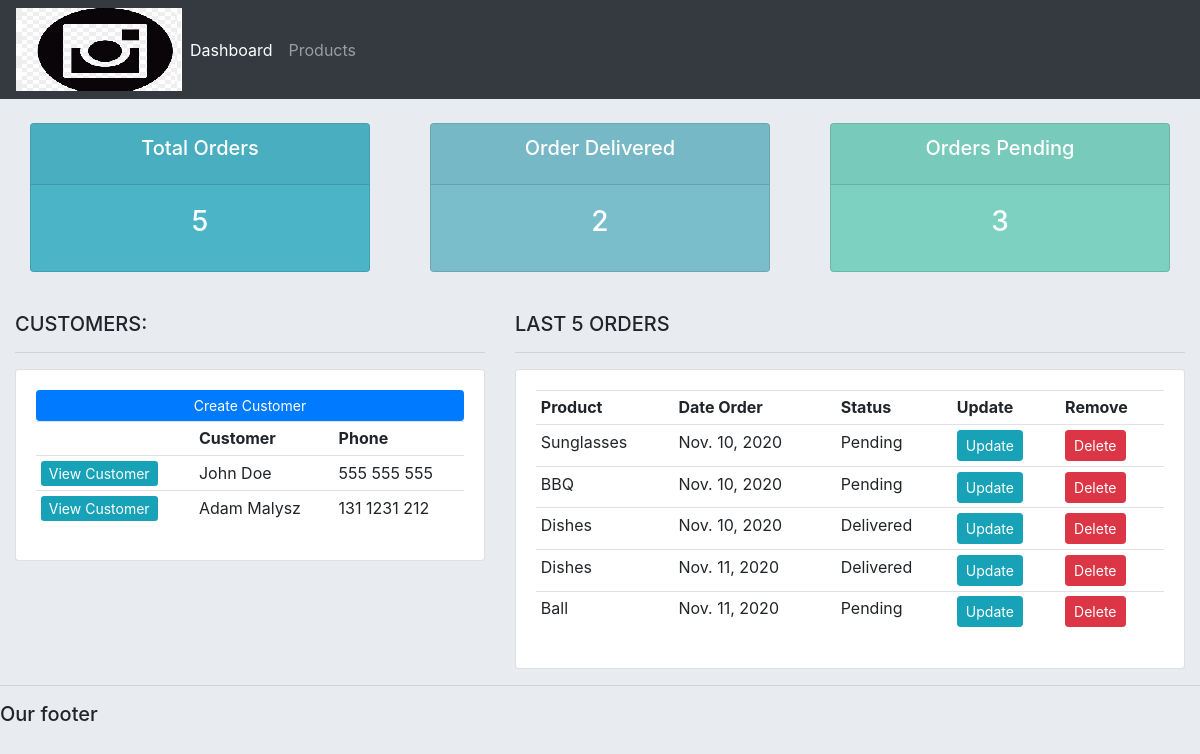
/, run on an earlier commit of the app's database.
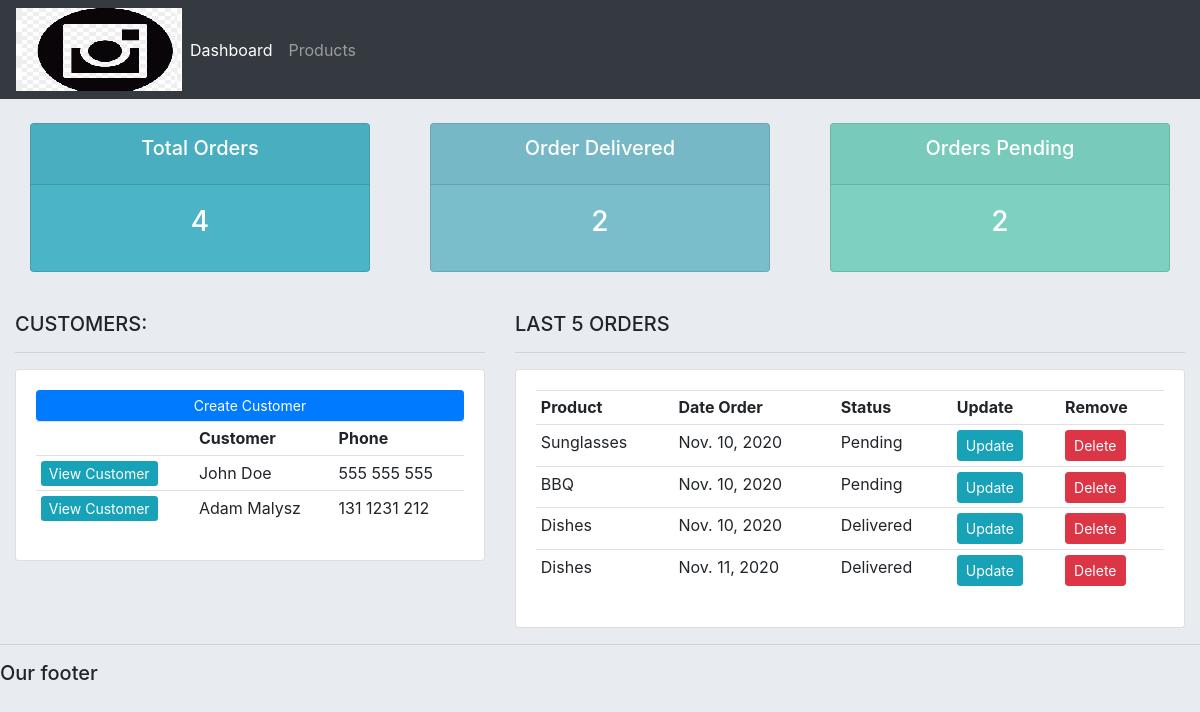
And on a later commit of the database.
### accounts/models.py (models this page shows, shortened)
class Customer(models.Model):
    name = models.CharField(max_length=255, null=True)
    phone = models.CharField(max_length=255, null=True)
    email = models.CharField(max_length=255, null=True)
    date_created = models.DateField(auto_now_add=True, null=True)

class Order(models.Model):
    STATUS = (
        ('Pending', 'Pending'),
        ('Out of delivery', 'Out of delivery'),
        ('Delivered', 'Delivered')
    )
    customer = models.ForeignKey(
        Customer, null=True, on_delete=models.SET_NULL)
    product = models.ForeignKey(Product, null=True, on_delete=models.SET_NULL)
    date_created = models.DateField(auto_now_add=True, null=True)
    status = models.CharField(
        max_length=255, null=True, choices=STATUS)
    note = models.CharField(max_length=1000, null=True)

class Product(models.Model):
    CATEGORY = (
        ('In Door', 'In Door'),
        ('Out Door', 'Out Door')
    )
    name = models.CharField(max_length=255, null=True)
    price = models.FloatField(null=True)
    category = models.CharField(max_length=255, null=True, choices=CATEGORY)
    description = models.TextField(max_length=500, null=True)
    date_created = models.DateField(auto_now_add=True, null=True)
    tags = models.ManyToManyField(Tag)
    def __str__(self):
        return self.name

### accounts/views.py (the view)
# urls.py: path('', views.home, name='dashboard'),
def home(request):
    oreders = Order.objects.all()
    customers = Customer.objects.all()
    total_customers = customers.count()
    total_orders = oreders.count()
    delivered = oreders.filter(status='Delivered').count()
    pending = oreders.filter(status='Pending').count()
    context = {
        'orders': oreders,
        'customers': customers,
        'total_customers': total_customers,
        'total_orders': total_orders,
        'delivered': delivered,
        'pending': pending,
    }
    return render(request, 'accounts/dashboard.html', context)

### accounts/templates/accounts/dashboard.html
{% extends "accounts/main.html" %}
{% block content %}
{% include "accounts/status.html" %}
<br>
<div class="row">
    <div class="col-md-5">
        <h5>CUSTOMERS:</h5>
        <hr>
        <div class="card card-body">
            <a href="" class="btn btn-primary btn-sm btn-block">Create Customer</a>
            <table class="table table-sm">
                <tr>
                    <th></th>
                    <th>Customer</th>
                    <th>Phone</th>
                </tr>
                {% for customer in customers  %}
                <tr>
                    <td><a class="brn btn-sm btn-info" href=" {% url 'customer' customer.id %}"> View Customer</a></td>
                    <td>{{ customer.name }}</td>
                    <td> {{ customer.phone }}</td>
                </tr>
                {% endfor %}
            </table>
        </div>
    </div>
    <div class="col-md-7">
        <h5>LAST 5 ORDERS</h5>
        <hr>
        <div class="card card-body">
            <table class="table table-sm">
                <tr>
                    <th>Product</th>
                    <th>Date Order</th>
                    <th>Status</th>
                    <th>Update</th>
                    <th>Remove</th>
                </tr>
                {% for order in orders %}
                <tr>
                    <td>{{ order.product }}</td>
                    <td>{{ order.date_created }}</td>
                    <td>{{ order.status }}</td>
                    <td><a class="btn btn-sm btn-info" href="{% url 'update_order' order.id %}">Update</a></td>
                    <td><a class="btn btn-sm btn-danger" href="{% url 'delete_order' order.id %}">Delete</a></td>
                </tr>
                {% endfor %}
            </table>
        </div>
    </div>
</div>
{% endblock content %}

What changed in the data, as far as the page shows it:
removed Order: product "Ball", date_created "Nov. 11, 2020", status "Pending"
Also different on the page:
{{ total_orders }}: "5" → "4"
{{ pending }}: "3" → "2"
